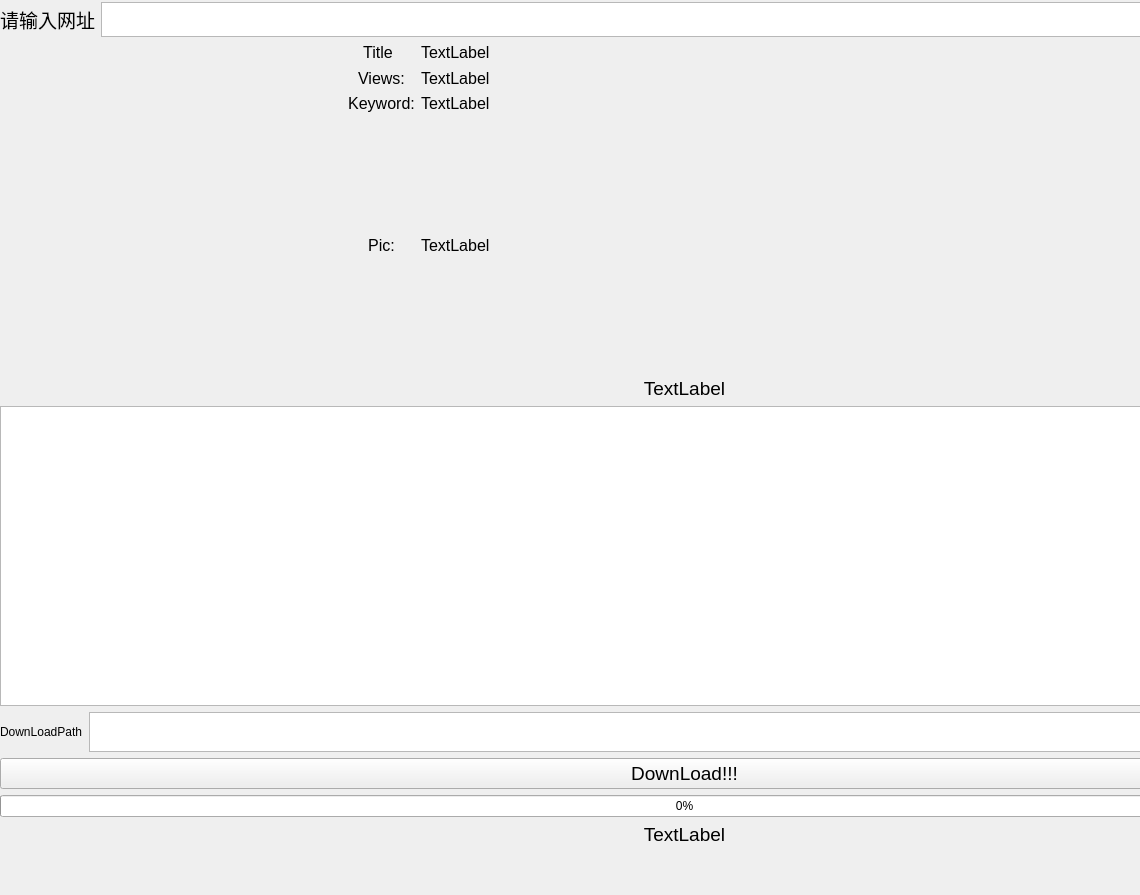
<?xml version="1.0" encoding="UTF-8"?>
<ui version="4.0">
 <class>MainWindow</class>
 <widget class="QMainWindow" name="MainWindow">
  <property name="geometry">
   <rect>
    <x>0</x>
    <y>0</y>
    <width>1140</width>
    <height>895</height>
   </rect>
  </property>
  <property name="windowTitle">
   <string>MainWindow</string>
  </property>
  <widget class="QWidget" name="centralwidget">
   <widget class="QWidget" name="verticalLayoutWidget">
    <property name="enabled">
     <bool>true</bool>
    </property>
    <property name="geometry">
     <rect>
      <x>0</x>
      <y>0</y>
      <width>1369</width>
      <height>1325</height>
     </rect>
    </property>
    <layout class="QVBoxLayout" name="verticalLayout">
     <property name="topMargin">
      <number>1</number>
     </property>
     <item>
      <layout class="QHBoxLayout" name="horizontalLayout_4">
       <property name="topMargin">
        <number>1</number>
       </property>
       <item>
        <widget class="QLabel" name="textview">
         <property name="font">
          <font>
           <pointsize>14</pointsize>
          </font>
         </property>
         <property name="text">
          <string>请输入网址</string>
         </property>
        </widget>
       </item>
       <item>
        <widget class="QTextEdit" name="textEdit">
         <property name="maximumSize">
          <size>
           <width>16777215</width>
           <height>35</height>
          </size>
         </property>
         <property name="font">
          <font>
           <pointsize>14</pointsize>
          </font>
         </property>
        </widget>
       </item>
       <item alignment="Qt::AlignHCenter">
        <widget class="QPushButton" name="Button">
         <property name="maximumSize">
          <size>
           <width>16777215</width>
           <height>16777215</height>
          </size>
         </property>
         <property name="text">
          <string>解析</string>
         </property>
        </widget>
       </item>
      </layout>
     </item>
     <item>
      <layout class="QGridLayout" name="gridLayout">
       <item row="1" column="3">
        <spacer name="horizontalSpacer_2">
         <property name="orientation">
          <enum>Qt::Horizontal</enum>
         </property>
         <property name="sizeType">
          <enum>QSizePolicy::Expanding</enum>
         </property>
         <property name="sizeHint" stdset="0">
          <size>
           <width>40</width>
           <height>20</height>
          </size>
         </property>
        </spacer>
       </item>
       <item row="2" column="1">
        <widget class="QLabel" name="KeywordPlain">
         <property name="font">
          <font>
           <pointsize>12</pointsize>
          </font>
         </property>
         <property name="text">
          <string>Keyword:</string>
         </property>
         <property name="alignment">
          <set>Qt::AlignCenter</set>
         </property>
        </widget>
       </item>
       <item row="3" column="1">
        <widget class="QLabel" name="PicPlain">
         <property name="font">
          <font>
           <pointsize>12</pointsize>
          </font>
         </property>
         <property name="text">
          <string>Pic:</string>
         </property>
         <property name="alignment">
          <set>Qt::AlignCenter</set>
         </property>
        </widget>
       </item>
       <item row="1" column="2">
        <widget class="QLabel" name="ViewsEdit">
         <property name="font">
          <font>
           <pointsize>12</pointsize>
          </font>
         </property>
         <property name="text">
          <string>TextLabel</string>
         </property>
         <property name="alignment">
          <set>Qt::AlignLeading|Qt::AlignLeft|Qt::AlignVCenter</set>
         </property>
         <property name="wordWrap">
          <bool>false</bool>
         </property>
        </widget>
       </item>
       <item row="2" column="2">
        <widget class="QLabel" name="KeywordEdit">
         <property name="font">
          <font>
           <pointsize>12</pointsize>
          </font>
         </property>
         <property name="text">
          <string>TextLabel</string>
         </property>
         <property name="alignment">
          <set>Qt::AlignLeading|Qt::AlignLeft|Qt::AlignVCenter</set>
         </property>
         <property name="wordWrap">
          <bool>false</bool>
         </property>
        </widget>
       </item>
       <item row="1" column="1">
        <widget class="QLabel" name="viewsPlain">
         <property name="font">
          <font>
           <pointsize>12</pointsize>
          </font>
         </property>
         <property name="text">
          <string>Views:</string>
         </property>
         <property name="alignment">
          <set>Qt::AlignCenter</set>
         </property>
        </widget>
       </item>
       <item row="0" column="2">
        <widget class="QLabel" name="titleEdit">
         <property name="minimumSize">
          <size>
           <width>600</width>
           <height>0</height>
          </size>
         </property>
         <property name="font">
          <font>
           <pointsize>12</pointsize>
          </font>
         </property>
         <property name="text">
          <string>TextLabel</string>
         </property>
         <property name="alignment">
          <set>Qt::AlignLeading|Qt::AlignLeft|Qt::AlignVCenter</set>
         </property>
         <property name="wordWrap">
          <bool>false</bool>
         </property>
        </widget>
       </item>
       <item row="1" column="0">
        <spacer name="horizontalSpacer">
         <property name="orientation">
          <enum>Qt::Horizontal</enum>
         </property>
         <property name="sizeHint" stdset="0">
          <size>
           <width>40</width>
           <height>20</height>
          </size>
         </property>
        </spacer>
       </item>
       <item row="0" column="1">
        <widget class="QLabel" name="titlePlain">
         <property name="maximumSize">
          <size>
           <width>60</width>
           <height>16777215</height>
          </size>
         </property>
         <property name="font">
          <font>
           <pointsize>12</pointsize>
          </font>
         </property>
         <property name="text">
          <string>Title</string>
         </property>
         <property name="alignment">
          <set>Qt::AlignCenter</set>
         </property>
        </widget>
       </item>
       <item row="3" column="2">
        <widget class="QLabel" name="PicEdit">
         <property name="minimumSize">
          <size>
           <width>448</width>
           <height>252</height>
          </size>
         </property>
         <property name="maximumSize">
          <size>
           <width>448</width>
           <height>252</height>
          </size>
         </property>
         <property name="font">
          <font>
           <pointsize>12</pointsize>
          </font>
         </property>
         <property name="text">
          <string>TextLabel</string>
         </property>
         <property name="alignment">
          <set>Qt::AlignLeading|Qt::AlignLeft|Qt::AlignVCenter</set>
         </property>
         <property name="wordWrap">
          <bool>false</bool>
         </property>
        </widget>
       </item>
      </layout>
     </item>
     <item>
      <widget class="QLabel" name="result">
       <property name="font">
        <font>
         <pointsize>14</pointsize>
        </font>
       </property>
       <property name="text">
        <string>TextLabel</string>
       </property>
       <property name="alignment">
        <set>Qt::AlignCenter</set>
       </property>
      </widget>
     </item>
     <item>
      <widget class="QTableWidget" name="tableWidget">
       <property name="minimumSize">
        <size>
         <width>0</width>
         <height>300</height>
        </size>
       </property>
       <property name="layoutDirection">
        <enum>Qt::LeftToRight</enum>
       </property>
       <property name="selectionMode">
        <enum>QAbstractItemView::SingleSelection</enum>
       </property>
       <property name="selectionBehavior">
        <enum>QAbstractItemView::SelectRows</enum>
       </property>
      </widget>
     </item>
     <item>
      <layout class="QGridLayout" name="gridLayout_2">
       <item row="1" column="2">
        <widget class="QPushButton" name="FlieSelect">
         <property name="text">
          <string>Select From Explorer</string>
         </property>
        </widget>
       </item>
       <item row="1" column="1">
        <widget class="QTextEdit" name="DownloadPath">
         <property name="maximumSize">
          <size>
           <width>16777215</width>
           <height>40</height>
          </size>
         </property>
         <property name="font">
          <font>
           <pointsize>14</pointsize>
          </font>
         </property>
        </widget>
       </item>
       <item row="1" column="0">
        <widget class="QLabel" name="DownloadPathPlain">
         <property name="text">
          <string>DownLoadPath</string>
         </property>
        </widget>
       </item>
      </layout>
     </item>
     <item>
      <widget class="QPushButton" name="pushButton">
       <property name="font">
        <font>
         <pointsize>14</pointsize>
        </font>
       </property>
       <property name="text">
        <string>DownLoad!!!</string>
       </property>
      </widget>
     </item>
     <item>
      <widget class="QProgressBar" name="progressBar">
       <property name="value">
        <number>0</number>
       </property>
       <property name="textVisible">
        <bool>true</bool>
       </property>
       <property name="orientation">
        <enum>Qt::Horizontal</enum>
       </property>
      </widget>
     </item>
     <item>
      <widget class="QLabel" name="Downloadresult">
       <property name="font">
        <font>
         <pointsize>14</pointsize>
        </font>
       </property>
       <property name="text">
        <string>TextLabel</string>
       </property>
       <property name="alignment">
        <set>Qt::AlignCenter</set>
       </property>
      </widget>
     </item>
     <item>
      <spacer name="verticalSpacer_2">
       <property name="orientation">
        <enum>Qt::Vertical</enum>
       </property>
       <property name="sizeType">
        <enum>QSizePolicy::Maximum</enum>
       </property>
       <property name="sizeHint" stdset="0">
        <size>
         <width>20</width>
         <height>600</height>
        </size>
       </property>
      </spacer>
     </item>
    </layout>
   </widget>
  </widget>
 </widget>
 <resources/>
 <connections/>
</ui>
